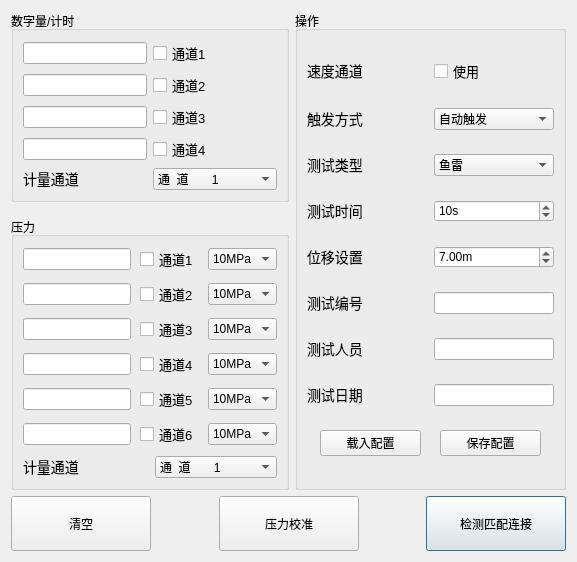
<?xml version="1.0" encoding="UTF-8"?>
<ui version="4.0">
 <class>ConfigDialog</class>
 <widget class="QDialog" name="ConfigDialog">
  <property name="geometry">
   <rect>
    <x>0</x>
    <y>0</y>
    <width>577</width>
    <height>475</height>
   </rect>
  </property>
  <property name="sizePolicy">
   <sizepolicy hsizetype="Fixed" vsizetype="Fixed">
    <horstretch>0</horstretch>
    <verstretch>0</verstretch>
   </sizepolicy>
  </property>
  <property name="minimumSize">
   <size>
    <width>0</width>
    <height>0</height>
   </size>
  </property>
  <property name="maximumSize">
   <size>
    <width>16777215</width>
    <height>16777215</height>
   </size>
  </property>
  <property name="windowTitle">
   <string>配置修改</string>
  </property>
  <property name="windowIcon">
   <iconset resource="Icons/Icons.qrc">
    <normaloff>:/image/new.png</normaloff>:/image/new.png</iconset>
  </property>
  <property name="styleSheet">
   <string notr="true">QLabel{
font-size: 10.5pt;
}
QGroupBox::groupBox_2{
font:15pt;
}</string>
  </property>
  <property name="modal">
   <bool>true</bool>
  </property>
  <layout class="QVBoxLayout" name="verticalLayout_5">
   <item>
    <layout class="QHBoxLayout" name="horizontalLayout_13">
     <item>
      <layout class="QVBoxLayout" name="verticalLayout_4">
       <property name="spacing">
        <number>15</number>
       </property>
       <item>
        <widget class="QGroupBox" name="groupBox">
         <property name="title">
          <string>数字量/计时</string>
         </property>
         <layout class="QVBoxLayout" name="verticalLayout_3">
          <item>
           <layout class="QGridLayout" name="gridLayout">
            <item row="3" column="1">
             <widget class="QCheckBox" name="num_chk4">
              <property name="sizePolicy">
               <sizepolicy hsizetype="Preferred" vsizetype="Fixed">
                <horstretch>0</horstretch>
                <verstretch>0</verstretch>
               </sizepolicy>
              </property>
              <property name="font">
               <font>
                <pointsize>10</pointsize>
               </font>
              </property>
              <property name="text">
               <string>通道4</string>
              </property>
             </widget>
            </item>
            <item row="3" column="0">
             <widget class="QLineEdit" name="num_edit4">
              <property name="sizePolicy">
               <sizepolicy hsizetype="Preferred" vsizetype="Fixed">
                <horstretch>0</horstretch>
                <verstretch>0</verstretch>
               </sizepolicy>
              </property>
              <property name="maxLength">
               <number>10</number>
              </property>
              <property name="alignment">
               <set>Qt::AlignCenter</set>
              </property>
             </widget>
            </item>
            <item row="2" column="1">
             <widget class="QCheckBox" name="num_chk3">
              <property name="sizePolicy">
               <sizepolicy hsizetype="Preferred" vsizetype="Fixed">
                <horstretch>0</horstretch>
                <verstretch>0</verstretch>
               </sizepolicy>
              </property>
              <property name="font">
               <font>
                <pointsize>10</pointsize>
               </font>
              </property>
              <property name="text">
               <string>通道3</string>
              </property>
             </widget>
            </item>
            <item row="2" column="0">
             <widget class="QLineEdit" name="num_edit3">
              <property name="sizePolicy">
               <sizepolicy hsizetype="Preferred" vsizetype="Fixed">
                <horstretch>0</horstretch>
                <verstretch>0</verstretch>
               </sizepolicy>
              </property>
              <property name="maxLength">
               <number>10</number>
              </property>
              <property name="alignment">
               <set>Qt::AlignCenter</set>
              </property>
             </widget>
            </item>
            <item row="0" column="0">
             <widget class="QLineEdit" name="num_edit1">
              <property name="sizePolicy">
               <sizepolicy hsizetype="Preferred" vsizetype="Fixed">
                <horstretch>0</horstretch>
                <verstretch>0</verstretch>
               </sizepolicy>
              </property>
              <property name="maximumSize">
               <size>
                <width>16777215</width>
                <height>16777215</height>
               </size>
              </property>
              <property name="text">
               <string/>
              </property>
              <property name="maxLength">
               <number>10</number>
              </property>
              <property name="frame">
               <bool>true</bool>
              </property>
              <property name="cursorPosition">
               <number>0</number>
              </property>
              <property name="alignment">
               <set>Qt::AlignCenter</set>
              </property>
              <property name="cursorMoveStyle">
               <enum>Qt::LogicalMoveStyle</enum>
              </property>
             </widget>
            </item>
            <item row="0" column="1">
             <widget class="QCheckBox" name="num_chk1">
              <property name="sizePolicy">
               <sizepolicy hsizetype="Preferred" vsizetype="Fixed">
                <horstretch>0</horstretch>
                <verstretch>0</verstretch>
               </sizepolicy>
              </property>
              <property name="font">
               <font>
                <pointsize>10</pointsize>
               </font>
              </property>
              <property name="text">
               <string>通道1</string>
              </property>
             </widget>
            </item>
            <item row="1" column="0">
             <widget class="QLineEdit" name="num_edit2">
              <property name="sizePolicy">
               <sizepolicy hsizetype="Preferred" vsizetype="Fixed">
                <horstretch>0</horstretch>
                <verstretch>0</verstretch>
               </sizepolicy>
              </property>
              <property name="maxLength">
               <number>10</number>
              </property>
              <property name="alignment">
               <set>Qt::AlignCenter</set>
              </property>
             </widget>
            </item>
            <item row="1" column="1">
             <widget class="QCheckBox" name="num_chk2">
              <property name="sizePolicy">
               <sizepolicy hsizetype="Preferred" vsizetype="Fixed">
                <horstretch>0</horstretch>
                <verstretch>0</verstretch>
               </sizepolicy>
              </property>
              <property name="font">
               <font>
                <pointsize>10</pointsize>
               </font>
              </property>
              <property name="text">
               <string>通道2</string>
              </property>
             </widget>
            </item>
           </layout>
          </item>
          <item>
           <layout class="QHBoxLayout" name="horizontalLayout_11">
            <item>
             <widget class="QLabel" name="label_19">
              <property name="sizePolicy">
               <sizepolicy hsizetype="Preferred" vsizetype="Fixed">
                <horstretch>0</horstretch>
                <verstretch>0</verstretch>
               </sizepolicy>
              </property>
              <property name="font">
               <font>
                <pointsize>11</pointsize>
               </font>
              </property>
              <property name="text">
               <string>计量通道</string>
              </property>
              <property name="wordWrap">
               <bool>true</bool>
              </property>
             </widget>
            </item>
            <item>
             <widget class="QComboBox" name="default_digital">
              <property name="sizePolicy">
               <sizepolicy hsizetype="Preferred" vsizetype="Fixed">
                <horstretch>0</horstretch>
                <verstretch>0</verstretch>
               </sizepolicy>
              </property>
              <property name="minimumSize">
               <size>
                <width>0</width>
                <height>0</height>
               </size>
              </property>
              <property name="currentIndex">
               <number>0</number>
              </property>
              <item>
               <property name="text">
                <string>通  道       1</string>
               </property>
              </item>
              <item>
               <property name="text">
                <string>通  道       2</string>
               </property>
              </item>
              <item>
               <property name="text">
                <string>通  道       3</string>
               </property>
              </item>
              <item>
               <property name="text">
                <string>通  道       4</string>
               </property>
              </item>
             </widget>
            </item>
           </layout>
          </item>
         </layout>
        </widget>
       </item>
       <item>
        <widget class="QGroupBox" name="groupBox_2">
         <property name="styleSheet">
          <string notr="true"/>
         </property>
         <property name="title">
          <string>压力</string>
         </property>
         <layout class="QVBoxLayout" name="verticalLayout">
          <property name="spacing">
           <number>9</number>
          </property>
          <item>
           <layout class="QGridLayout" name="gridLayout_2">
            <item row="0" column="0">
             <widget class="QLineEdit" name="pres_edit1">
              <property name="sizePolicy">
               <sizepolicy hsizetype="Preferred" vsizetype="Fixed">
                <horstretch>0</horstretch>
                <verstretch>0</verstretch>
               </sizepolicy>
              </property>
              <property name="maxLength">
               <number>10</number>
              </property>
              <property name="alignment">
               <set>Qt::AlignCenter</set>
              </property>
             </widget>
            </item>
            <item row="0" column="1">
             <widget class="QCheckBox" name="pres_chk1">
              <property name="font">
               <font>
                <pointsize>10</pointsize>
               </font>
              </property>
              <property name="text">
               <string>通道1</string>
              </property>
             </widget>
            </item>
            <item row="0" column="2">
             <widget class="QComboBox" name="pres_combo1">
              <property name="currentIndex">
               <number>1</number>
              </property>
              <item>
               <property name="text">
                <string>40Mpa</string>
               </property>
              </item>
              <item>
               <property name="text">
                <string>10MPa</string>
               </property>
              </item>
              <item>
               <property name="text">
                <string>5MPa</string>
               </property>
              </item>
              <item>
               <property name="text">
                <string>2Mpa</string>
               </property>
              </item>
              <item>
               <property name="text">
                <string>1MPa</string>
               </property>
              </item>
             </widget>
            </item>
            <item row="1" column="0">
             <widget class="QLineEdit" name="pres_edit2">
              <property name="sizePolicy">
               <sizepolicy hsizetype="Preferred" vsizetype="Fixed">
                <horstretch>0</horstretch>
                <verstretch>0</verstretch>
               </sizepolicy>
              </property>
              <property name="maxLength">
               <number>10</number>
              </property>
              <property name="alignment">
               <set>Qt::AlignCenter</set>
              </property>
             </widget>
            </item>
            <item row="1" column="1">
             <widget class="QCheckBox" name="pres_chk2">
              <property name="font">
               <font>
                <pointsize>10</pointsize>
               </font>
              </property>
              <property name="text">
               <string>通道2</string>
              </property>
             </widget>
            </item>
            <item row="1" column="2">
             <widget class="QComboBox" name="pres_combo2">
              <property name="currentIndex">
               <number>1</number>
              </property>
              <item>
               <property name="text">
                <string>40Mpa</string>
               </property>
              </item>
              <item>
               <property name="text">
                <string>10MPa</string>
               </property>
              </item>
              <item>
               <property name="text">
                <string>5MPa</string>
               </property>
              </item>
              <item>
               <property name="text">
                <string>2Mpa</string>
               </property>
              </item>
              <item>
               <property name="text">
                <string>1MPa</string>
               </property>
              </item>
             </widget>
            </item>
            <item row="2" column="0">
             <widget class="QLineEdit" name="pres_edit3">
              <property name="sizePolicy">
               <sizepolicy hsizetype="Preferred" vsizetype="Fixed">
                <horstretch>0</horstretch>
                <verstretch>0</verstretch>
               </sizepolicy>
              </property>
              <property name="maxLength">
               <number>10</number>
              </property>
              <property name="alignment">
               <set>Qt::AlignCenter</set>
              </property>
             </widget>
            </item>
            <item row="2" column="1">
             <widget class="QCheckBox" name="pres_chk3">
              <property name="font">
               <font>
                <pointsize>10</pointsize>
               </font>
              </property>
              <property name="text">
               <string>通道3</string>
              </property>
             </widget>
            </item>
            <item row="2" column="2">
             <widget class="QComboBox" name="pres_combo3">
              <property name="currentIndex">
               <number>1</number>
              </property>
              <item>
               <property name="text">
                <string>40Mpa</string>
               </property>
              </item>
              <item>
               <property name="text">
                <string>10MPa</string>
               </property>
              </item>
              <item>
               <property name="text">
                <string>5MPa</string>
               </property>
              </item>
              <item>
               <property name="text">
                <string>2Mpa</string>
               </property>
              </item>
              <item>
               <property name="text">
                <string>1MPa</string>
               </property>
              </item>
             </widget>
            </item>
            <item row="3" column="0">
             <widget class="QLineEdit" name="pres_edit4">
              <property name="sizePolicy">
               <sizepolicy hsizetype="Preferred" vsizetype="Fixed">
                <horstretch>0</horstretch>
                <verstretch>0</verstretch>
               </sizepolicy>
              </property>
              <property name="maxLength">
               <number>10</number>
              </property>
              <property name="alignment">
               <set>Qt::AlignCenter</set>
              </property>
             </widget>
            </item>
            <item row="3" column="1">
             <widget class="QCheckBox" name="pres_chk4">
              <property name="font">
               <font>
                <pointsize>10</pointsize>
               </font>
              </property>
              <property name="text">
               <string>通道4</string>
              </property>
             </widget>
            </item>
            <item row="3" column="2">
             <widget class="QComboBox" name="pres_combo4">
              <property name="currentIndex">
               <number>1</number>
              </property>
              <item>
               <property name="text">
                <string>40Mpa</string>
               </property>
              </item>
              <item>
               <property name="text">
                <string>10MPa</string>
               </property>
              </item>
              <item>
               <property name="text">
                <string>5MPa</string>
               </property>
              </item>
              <item>
               <property name="text">
                <string>2Mpa</string>
               </property>
              </item>
              <item>
               <property name="text">
                <string>1MPa</string>
               </property>
              </item>
             </widget>
            </item>
            <item row="4" column="0">
             <widget class="QLineEdit" name="pres_edit5">
              <property name="sizePolicy">
               <sizepolicy hsizetype="Preferred" vsizetype="Fixed">
                <horstretch>0</horstretch>
                <verstretch>0</verstretch>
               </sizepolicy>
              </property>
              <property name="maxLength">
               <number>10</number>
              </property>
              <property name="alignment">
               <set>Qt::AlignCenter</set>
              </property>
             </widget>
            </item>
            <item row="4" column="1">
             <widget class="QCheckBox" name="pres_chk5">
              <property name="font">
               <font>
                <pointsize>10</pointsize>
               </font>
              </property>
              <property name="text">
               <string>通道5</string>
              </property>
             </widget>
            </item>
            <item row="4" column="2">
             <widget class="QComboBox" name="pres_combo5">
              <property name="currentIndex">
               <number>1</number>
              </property>
              <item>
               <property name="text">
                <string>40Mpa</string>
               </property>
              </item>
              <item>
               <property name="text">
                <string>10MPa</string>
               </property>
              </item>
              <item>
               <property name="text">
                <string>5MPa</string>
               </property>
              </item>
              <item>
               <property name="text">
                <string>2Mpa</string>
               </property>
              </item>
              <item>
               <property name="text">
                <string>1MPa</string>
               </property>
              </item>
             </widget>
            </item>
            <item row="5" column="0">
             <widget class="QLineEdit" name="pres_edit6">
              <property name="sizePolicy">
               <sizepolicy hsizetype="Preferred" vsizetype="Fixed">
                <horstretch>0</horstretch>
                <verstretch>0</verstretch>
               </sizepolicy>
              </property>
              <property name="maxLength">
               <number>10</number>
              </property>
              <property name="alignment">
               <set>Qt::AlignCenter</set>
              </property>
             </widget>
            </item>
            <item row="5" column="1">
             <widget class="QCheckBox" name="pres_chk6">
              <property name="font">
               <font>
                <pointsize>10</pointsize>
               </font>
              </property>
              <property name="text">
               <string>通道6</string>
              </property>
             </widget>
            </item>
            <item row="5" column="2">
             <widget class="QComboBox" name="pres_combo6">
              <property name="currentIndex">
               <number>1</number>
              </property>
              <item>
               <property name="text">
                <string>40Mpa</string>
               </property>
              </item>
              <item>
               <property name="text">
                <string>10MPa</string>
               </property>
              </item>
              <item>
               <property name="text">
                <string>5MPa</string>
               </property>
              </item>
              <item>
               <property name="text">
                <string>2Mpa</string>
               </property>
              </item>
              <item>
               <property name="text">
                <string>1MPa</string>
               </property>
              </item>
             </widget>
            </item>
           </layout>
          </item>
          <item>
           <layout class="QHBoxLayout" name="horizontalLayout_7">
            <item>
             <widget class="QLabel" name="label_18">
              <property name="sizePolicy">
               <sizepolicy hsizetype="Preferred" vsizetype="Fixed">
                <horstretch>0</horstretch>
                <verstretch>0</verstretch>
               </sizepolicy>
              </property>
              <property name="font">
               <font>
                <pointsize>11</pointsize>
               </font>
              </property>
              <property name="text">
               <string>计量通道</string>
              </property>
              <property name="wordWrap">
               <bool>true</bool>
              </property>
             </widget>
            </item>
            <item>
             <widget class="QComboBox" name="default_press">
              <property name="sizePolicy">
               <sizepolicy hsizetype="Preferred" vsizetype="Fixed">
                <horstretch>0</horstretch>
                <verstretch>0</verstretch>
               </sizepolicy>
              </property>
              <property name="modelColumn">
               <number>0</number>
              </property>
              <item>
               <property name="text">
                <string>通  道       1</string>
               </property>
              </item>
              <item>
               <property name="text">
                <string>通  道       2</string>
               </property>
              </item>
              <item>
               <property name="text">
                <string>通  道       3</string>
               </property>
              </item>
              <item>
               <property name="text">
                <string>通  道       4</string>
               </property>
              </item>
              <item>
               <property name="text">
                <string>通  道       5</string>
               </property>
              </item>
              <item>
               <property name="text">
                <string>通  道       6</string>
               </property>
              </item>
             </widget>
            </item>
           </layout>
          </item>
         </layout>
        </widget>
       </item>
      </layout>
     </item>
     <item>
      <widget class="QGroupBox" name="groupBox_4">
       <property name="sizePolicy">
        <sizepolicy hsizetype="Preferred" vsizetype="Preferred">
         <horstretch>0</horstretch>
         <verstretch>0</verstretch>
        </sizepolicy>
       </property>
       <property name="title">
        <string>操作</string>
       </property>
       <layout class="QVBoxLayout" name="verticalLayout_2">
        <item>
         <layout class="QHBoxLayout" name="horizontalLayout_5">
          <item>
           <widget class="QLabel" name="label_11">
            <property name="font">
             <font>
              <pointsize>11</pointsize>
             </font>
            </property>
            <property name="text">
             <string>速度通道</string>
            </property>
           </widget>
          </item>
          <item>
           <widget class="QCheckBox" name="speed_chk">
            <property name="font">
             <font>
              <pointsize>10</pointsize>
             </font>
            </property>
            <property name="text">
             <string>使用</string>
            </property>
           </widget>
          </item>
         </layout>
        </item>
        <item>
         <layout class="QHBoxLayout" name="horizontalLayout_6">
          <item>
           <widget class="QLabel" name="label_12">
            <property name="font">
             <font>
              <pointsize>11</pointsize>
             </font>
            </property>
            <property name="text">
             <string>触发方式</string>
            </property>
           </widget>
          </item>
          <item>
           <widget class="QComboBox" name="trigger_combo">
            <property name="currentIndex">
             <number>0</number>
            </property>
            <property name="maxVisibleItems">
             <number>3</number>
            </property>
            <item>
             <property name="text">
              <string>自动触发</string>
             </property>
            </item>
            <item>
             <property name="text">
              <string>手动触发</string>
             </property>
            </item>
            <item>
             <property name="text">
              <string>外触发</string>
             </property>
            </item>
           </widget>
          </item>
         </layout>
        </item>
        <item>
         <layout class="QHBoxLayout" name="horizontalLayout_8">
          <item>
           <widget class="QLabel" name="label_16">
            <property name="font">
             <font>
              <pointsize>11</pointsize>
             </font>
            </property>
            <property name="text">
             <string>测试类型</string>
            </property>
           </widget>
          </item>
          <item>
           <widget class="QComboBox" name="testProject">
            <item>
             <property name="text">
              <string>鱼雷</string>
             </property>
            </item>
            <item>
             <property name="text">
              <string>诱饵</string>
             </property>
            </item>
           </widget>
          </item>
         </layout>
        </item>
        <item>
         <layout class="QHBoxLayout" name="horizontalLayout_9">
          <item>
           <widget class="QLabel" name="label_17">
            <property name="font">
             <font>
              <pointsize>11</pointsize>
             </font>
            </property>
            <property name="text">
             <string>测试时间</string>
            </property>
           </widget>
          </item>
          <item>
           <widget class="QSpinBox" name="testTimer">
            <property name="suffix">
             <string>s</string>
            </property>
            <property name="prefix">
             <string/>
            </property>
            <property name="minimum">
             <number>0</number>
            </property>
            <property name="value">
             <number>10</number>
            </property>
           </widget>
          </item>
         </layout>
        </item>
        <item>
         <layout class="QHBoxLayout" name="horizontalLayout_12">
          <item>
           <widget class="QLabel" name="label_20">
            <property name="font">
             <font>
              <pointsize>11</pointsize>
             </font>
            </property>
            <property name="text">
             <string>位移设置</string>
            </property>
           </widget>
          </item>
          <item>
           <widget class="QDoubleSpinBox" name="test_shift">
            <property name="prefix">
             <string/>
            </property>
            <property name="suffix">
             <string>m</string>
            </property>
            <property name="value">
             <double>7.000000000000000</double>
            </property>
           </widget>
          </item>
         </layout>
        </item>
        <item>
         <layout class="QHBoxLayout" name="horizontalLayout">
          <item>
           <widget class="QLabel" name="label_13">
            <property name="font">
             <font>
              <pointsize>11</pointsize>
             </font>
            </property>
            <property name="text">
             <string>测试编号</string>
            </property>
           </widget>
          </item>
          <item>
           <widget class="QLineEdit" name="projectName_edit">
            <property name="sizePolicy">
             <sizepolicy hsizetype="Preferred" vsizetype="Fixed">
              <horstretch>0</horstretch>
              <verstretch>0</verstretch>
             </sizepolicy>
            </property>
            <property name="maxLength">
             <number>15</number>
            </property>
            <property name="alignment">
             <set>Qt::AlignCenter</set>
            </property>
           </widget>
          </item>
         </layout>
        </item>
        <item>
         <layout class="QHBoxLayout" name="horizontalLayout_2">
          <item>
           <widget class="QLabel" name="label_14">
            <property name="font">
             <font>
              <pointsize>11</pointsize>
             </font>
            </property>
            <property name="text">
             <string>测试人员</string>
            </property>
           </widget>
          </item>
          <item>
           <widget class="QLineEdit" name="person_edit">
            <property name="sizePolicy">
             <sizepolicy hsizetype="Preferred" vsizetype="Fixed">
              <horstretch>0</horstretch>
              <verstretch>0</verstretch>
             </sizepolicy>
            </property>
            <property name="maxLength">
             <number>15</number>
            </property>
            <property name="alignment">
             <set>Qt::AlignCenter</set>
            </property>
           </widget>
          </item>
         </layout>
        </item>
        <item>
         <layout class="QHBoxLayout" name="horizontalLayout_3">
          <item>
           <widget class="QLabel" name="label_15">
            <property name="font">
             <font>
              <pointsize>11</pointsize>
             </font>
            </property>
            <property name="text">
             <string>测试日期</string>
            </property>
           </widget>
          </item>
          <item>
           <widget class="QLineEdit" name="time_edit">
            <property name="sizePolicy">
             <sizepolicy hsizetype="Preferred" vsizetype="Fixed">
              <horstretch>0</horstretch>
              <verstretch>0</verstretch>
             </sizepolicy>
            </property>
            <property name="focusPolicy">
             <enum>Qt::NoFocus</enum>
            </property>
            <property name="alignment">
             <set>Qt::AlignCenter</set>
            </property>
            <property name="readOnly">
             <bool>true</bool>
            </property>
           </widget>
          </item>
         </layout>
        </item>
        <item>
         <layout class="QHBoxLayout" name="horizontalLayout_4">
          <item>
           <spacer name="horizontalSpacer_2">
            <property name="orientation">
             <enum>Qt::Horizontal</enum>
            </property>
            <property name="sizeType">
             <enum>QSizePolicy::Preferred</enum>
            </property>
            <property name="sizeHint" stdset="0">
             <size>
              <width>13</width>
              <height>20</height>
             </size>
            </property>
           </spacer>
          </item>
          <item>
           <widget class="QPushButton" name="loadConfigButton">
            <property name="cursor">
             <cursorShape>PointingHandCursor</cursorShape>
            </property>
            <property name="text">
             <string>载入配置</string>
            </property>
            <property name="icon">
             <iconset resource="Icons/Icons.qrc">
              <normaloff>:/image/Load-icon.png</normaloff>:/image/Load-icon.png</iconset>
            </property>
            <property name="iconSize">
             <size>
              <width>32</width>
              <height>32</height>
             </size>
            </property>
            <property name="shortcut">
             <string/>
            </property>
            <property name="autoDefault">
             <bool>true</bool>
            </property>
            <property name="default">
             <bool>false</bool>
            </property>
            <property name="flat">
             <bool>false</bool>
            </property>
           </widget>
          </item>
          <item>
           <spacer name="horizontalSpacer">
            <property name="orientation">
             <enum>Qt::Horizontal</enum>
            </property>
            <property name="sizeType">
             <enum>QSizePolicy::Preferred</enum>
            </property>
            <property name="sizeHint" stdset="0">
             <size>
              <width>13</width>
              <height>20</height>
             </size>
            </property>
           </spacer>
          </item>
          <item>
           <widget class="QPushButton" name="saveConfigButton">
            <property name="cursor">
             <cursorShape>PointingHandCursor</cursorShape>
            </property>
            <property name="text">
             <string>保存配置</string>
            </property>
            <property name="icon">
             <iconset resource="Icons/Icons.qrc">
              <normaloff>:/image/Save.png</normaloff>:/image/Save.png</iconset>
            </property>
            <property name="iconSize">
             <size>
              <width>32</width>
              <height>32</height>
             </size>
            </property>
            <property name="autoDefault">
             <bool>true</bool>
            </property>
            <property name="default">
             <bool>false</bool>
            </property>
           </widget>
          </item>
          <item>
           <spacer name="horizontalSpacer_3">
            <property name="orientation">
             <enum>Qt::Horizontal</enum>
            </property>
            <property name="sizeType">
             <enum>QSizePolicy::Preferred</enum>
            </property>
            <property name="sizeHint" stdset="0">
             <size>
              <width>13</width>
              <height>20</height>
             </size>
            </property>
           </spacer>
          </item>
         </layout>
        </item>
       </layout>
      </widget>
     </item>
    </layout>
   </item>
   <item>
    <layout class="QHBoxLayout" name="horizontalLayout_10">
     <item>
      <widget class="QPushButton" name="clearButton">
       <property name="sizePolicy">
        <sizepolicy hsizetype="Fixed" vsizetype="Fixed">
         <horstretch>0</horstretch>
         <verstretch>0</verstretch>
        </sizepolicy>
       </property>
       <property name="minimumSize">
        <size>
         <width>140</width>
         <height>55</height>
        </size>
       </property>
       <property name="maximumSize">
        <size>
         <width>140</width>
         <height>55</height>
        </size>
       </property>
       <property name="cursor">
        <cursorShape>PointingHandCursor</cursorShape>
       </property>
       <property name="focusPolicy">
        <enum>Qt::StrongFocus</enum>
       </property>
       <property name="text">
        <string>清空</string>
       </property>
       <property name="icon">
        <iconset resource="Icons/Icons.qrc">
         <normaloff>:/image/clear.png</normaloff>:/image/clear.png</iconset>
       </property>
       <property name="iconSize">
        <size>
         <width>48</width>
         <height>48</height>
        </size>
       </property>
       <property name="shortcut">
        <string comment="Ctrl" extracomment="T"/>
       </property>
      </widget>
     </item>
     <item>
      <spacer name="horizontalSpacer_5">
       <property name="orientation">
        <enum>Qt::Horizontal</enum>
       </property>
       <property name="sizeHint" stdset="0">
        <size>
         <width>40</width>
         <height>20</height>
        </size>
       </property>
      </spacer>
     </item>
     <item>
      <widget class="QPushButton" name="calibrationButton">
       <property name="minimumSize">
        <size>
         <width>140</width>
         <height>55</height>
        </size>
       </property>
       <property name="maximumSize">
        <size>
         <width>140</width>
         <height>55</height>
        </size>
       </property>
       <property name="text">
        <string>压力校准</string>
       </property>
       <property name="icon">
        <iconset resource="Icons/Icons.qrc">
         <normaloff>:/image/calibration.png</normaloff>:/image/calibration.png</iconset>
       </property>
       <property name="iconSize">
        <size>
         <width>48</width>
         <height>48</height>
        </size>
       </property>
      </widget>
     </item>
     <item>
      <spacer name="horizontalSpacer_4">
       <property name="orientation">
        <enum>Qt::Horizontal</enum>
       </property>
       <property name="sizeHint" stdset="0">
        <size>
         <width>40</width>
         <height>20</height>
        </size>
       </property>
      </spacer>
     </item>
     <item>
      <widget class="QPushButton" name="matchButton">
       <property name="sizePolicy">
        <sizepolicy hsizetype="Fixed" vsizetype="Fixed">
         <horstretch>0</horstretch>
         <verstretch>0</verstretch>
        </sizepolicy>
       </property>
       <property name="minimumSize">
        <size>
         <width>140</width>
         <height>55</height>
        </size>
       </property>
       <property name="maximumSize">
        <size>
         <width>140</width>
         <height>55</height>
        </size>
       </property>
       <property name="cursor">
        <cursorShape>PointingHandCursor</cursorShape>
       </property>
       <property name="focusPolicy">
        <enum>Qt::StrongFocus</enum>
       </property>
       <property name="text">
        <string>检测匹配连接</string>
       </property>
       <property name="icon">
        <iconset resource="Icons/Icons.qrc">
         <normaloff>:/image/link.png</normaloff>:/image/link.png</iconset>
       </property>
       <property name="iconSize">
        <size>
         <width>48</width>
         <height>48</height>
        </size>
       </property>
       <property name="shortcut">
        <string/>
       </property>
       <property name="autoDefault">
        <bool>false</bool>
       </property>
       <property name="default">
        <bool>true</bool>
       </property>
      </widget>
     </item>
    </layout>
   </item>
  </layout>
 </widget>
 <tabstops>
  <tabstop>num_edit1</tabstop>
  <tabstop>num_chk1</tabstop>
  <tabstop>num_edit2</tabstop>
  <tabstop>num_chk2</tabstop>
  <tabstop>num_edit3</tabstop>
  <tabstop>num_chk3</tabstop>
  <tabstop>num_edit4</tabstop>
  <tabstop>num_chk4</tabstop>
  <tabstop>default_digital</tabstop>
  <tabstop>pres_edit1</tabstop>
  <tabstop>pres_chk1</tabstop>
  <tabstop>pres_combo1</tabstop>
  <tabstop>pres_edit2</tabstop>
  <tabstop>pres_chk2</tabstop>
  <tabstop>pres_combo2</tabstop>
  <tabstop>pres_edit3</tabstop>
  <tabstop>pres_chk3</tabstop>
  <tabstop>pres_combo3</tabstop>
  <tabstop>pres_edit4</tabstop>
  <tabstop>pres_chk4</tabstop>
  <tabstop>pres_combo4</tabstop>
  <tabstop>pres_edit5</tabstop>
  <tabstop>pres_chk5</tabstop>
  <tabstop>pres_combo5</tabstop>
  <tabstop>pres_edit6</tabstop>
  <tabstop>pres_chk6</tabstop>
  <tabstop>pres_combo6</tabstop>
  <tabstop>default_press</tabstop>
  <tabstop>speed_chk</tabstop>
  <tabstop>trigger_combo</tabstop>
  <tabstop>testProject</tabstop>
  <tabstop>testTimer</tabstop>
  <tabstop>test_shift</tabstop>
  <tabstop>projectName_edit</tabstop>
  <tabstop>person_edit</tabstop>
  <tabstop>loadConfigButton</tabstop>
  <tabstop>saveConfigButton</tabstop>
  <tabstop>matchButton</tabstop>
 </tabstops>
 <resources>
  <include location="Icons/Icons.qrc"/>
  <include location="Lang/Lang.qrc"/>
 </resources>
 <connections/>
</ui>
